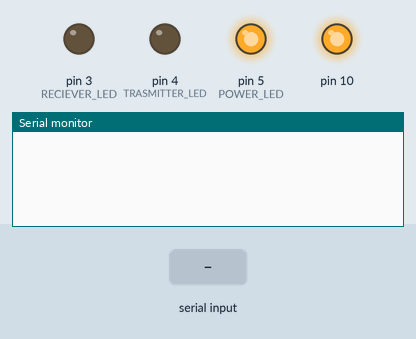
This sketch was run on a simulated Arduino Uno, built with avr-gcc and run on an emulated ATmega328P. Parts: output pins drawn as LEDs (lit = HIGH), the last lines printed to the serial monitor. The test bench sets the inputs (shaded band). No radio packets arrive unless stated.

Above: at 1.2 s.
1.3 s: "m" received over Serial
At 2.5 s:
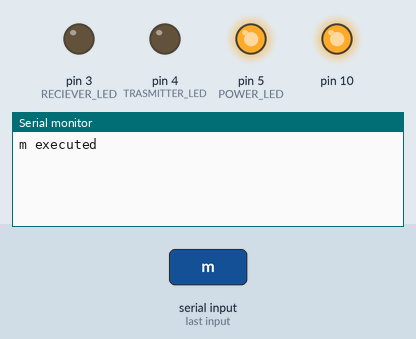
2.8 s: "d" received over Serial
At 3.7 s:
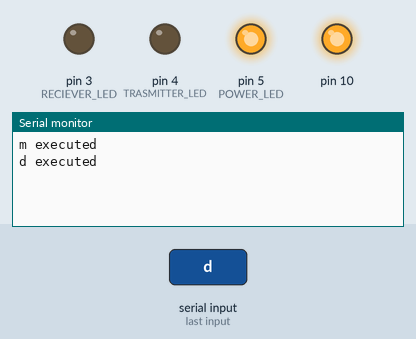

Measured:
- after the input at 1.3 s, the serial monitor: prints a new line at once (image 1)
- after the input at 2.8 s, the serial monitor: prints a new line at once (image 2)

The sketch:

COMMAND_MODULE_NRF.ino
```cpp
#include <RF24Network.h>
#include <RF24.h>
#include <SPI.h>
char data;
int const POWER_LED = 5;
int const TRASMITTER_LED = 4;
int const RECIEVER_LED = 3;
RF24 radio(7, 8);               // nRF24L01 (CE,CSN)
RF24Network network(radio);      // Include the radio in the network
const uint16_t this_node = 00;   // Address of this node in Octal format ( 04,031, etc)
const uint16_t node01 = 01;      // Address of the other node in Octal format
const uint16_t node012 = 012;
const uint16_t node022 = 022;


void transmitter_led()
{
  digitalWrite(TRASMITTER_LED, HIGH);
  delay(10);
  digitalWrite(TRASMITTER_LED, LOW);
  delay(10);

}

void receiver_led()
{
  digitalWrite(RECIEVER_LED, HIGH);
  delay(10);
  digitalWrite(RECIEVER_LED, LOW);
  delay(10);
}

void setup() {
  SPI.begin();
  radio.begin();
  network.begin(90, this_node);  //(channel, node address)
  radio.setDataRate(RF24_2MBPS);
  pinMode(POWER_LED, OUTPUT);
  pinMode(TRASMITTER_LED, OUTPUT);
  pinMode(RECIEVER_LED, OUTPUT);
  digitalWrite(POWER_LED, HIGH);
  Serial.begin(9600);
}
void loop() {
  network.update();
  //===== Receiving =====//
  while ( network.available() )
  { // Is there any incoming data?
    RF24NetworkHeader header;
    unsigned long incomingData;
    network.read(header, &incomingData, sizeof(incomingData));
    receiver_led();// Read the incoming data
  }

  //===== Sending =====//

  if (Serial.available())
  {
    char data = Serial.read();
    if (data == 'm')
    {
      unsigned long outgoing1 = 1;
      RF24NetworkHeader header2(node01);     // (Address where the data is going)
      bool ok = network.write(header2, &outgoing1, sizeof(outgoing1)); // Send the data
      Serial.println("m executed");

    }
    if (data == 'd')
    {
      unsigned long outgoing2 = 2;
      RF24NetworkHeader header4(node012);    // (Address where the data is going)
      bool ok3 = network.write(header4, &outgoing2, sizeof(outgoing2)); // Send the data
      Serial.println("d executed");
    }
  }
}
```
